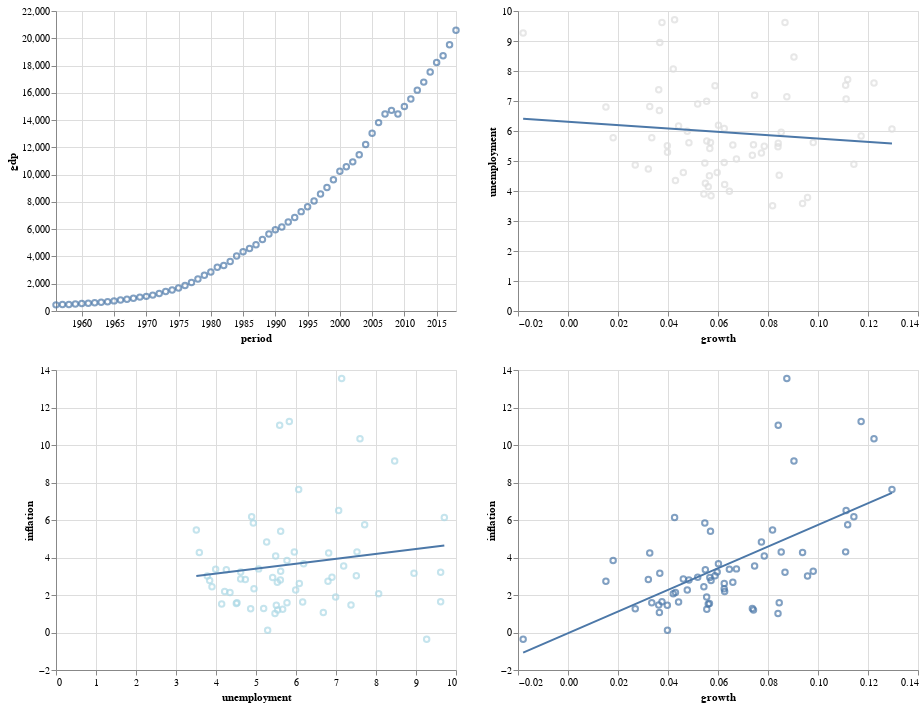

Notebook source saved alongside this figure:
### Code cell
brush = alt.selection_interval(encodings=['x'])
timeline = ch.mark_point().encode(x='period', y='gdp').add_selection(brush)
reg_philips = ch.transform_filter(brush).encode(x='unemployment', y='inflation').transform_regression('unemployment', 'inflation').mark_line()
philips = ch.mark_point().encode(x='unemployment', y='inflation', color=alt.condition(brush, alt.value("lightblue"), alt.value('lightgray')))

reg_okun = ch.transform_filter(brush).encode(x='growth', y='unemployment').transform_regression('growth', 'unemployment').mark_line()
okun = ch.mark_point().encode(x='growth', y='unemployment', color=alt.condition(brush, alt.value("default"), alt.value('lightgray')))

reg_gg = ch.transform_filter(brush).encode(x='growth', y='inflation').transform_regression('growth', 'inflation').mark_line()
gg = ch.mark_point().encode(x='growth', y='inflation', color=alt.condition(brush, alt.value("default"), alt.value('lightgray')))

timeline & (philips+reg_philips) | (okun + reg_okun) & (reg_gg+gg)

### Figure 1 — Vega-Lite specification as saved in the notebook (floating-point values rounded to 4 significant figures)
{"config": {"view": {"continuousWidth": 400, "continuousHeight": 300}}, "hconcat": [{"vconcat": [{"mark": "point", "encoding": {"x": {"type": "temporal", "field": "period"}, "y": {"type": "quantitative", "field": "gdp"}}, "selection": {"selector030": {"type": "interval", "encodings": ["x"]}}}, {"layer": [{"mark": "point", "encoding": {"color": {"condition": {"value": "lightblue", "selection": "selector030"}, "value": "lightgray"}, "x": {"type": "quantitative", "field": "unemployment"}, "y": {"type": "quantitative", "field": "inflation"}}}, {"mark": "line", "encoding": {"x": {"type": "quantitative", "field": "unemployment"}, "y": {"type": "quantitative", "field": "inflation"}}, "transform": [{"filter": {"selection": "selector030"}}, {"on": "unemployment", "regression": "inflation"}]}]}]}, {"vconcat": [{"layer": [{"mark": "point", "encoding": {"color": {"condition": {"value": "default", "selection": "selector030"}, "value": "lightgray"}, "x": {"type": "quantitative", "field": "growth"}, "y": {"type": "quantitative", "field": "unemployment"}}}, {"mark": "line", "encoding": {"x": {"type": "quantitative", "field": "growth"}, "y": {"type": "quantitative", "field": "unemployment"}}, "transform": [{"filter": {"selection": "selector030"}}, {"on": "growth", "regression": "unemployment"}]}]}, {"layer": [{"mark": "line", "encoding": {"x": {"type": "quantitative", "field": "growth"}, "y": {"type": "quantitative", "field": "inflation"}}, "transform": [{"filter": {"selection": "selector030"}}, {"on": "growth", "regression": "inflation"}]}, {"mark": "point", "encoding": {"color": {"condition": {"value": "default", "selection": "selector030"}, "value": "lightgray"}, "x": {"type": "quantitative", "field": "growth"}, "y": {"type": "quantitative", "field": "inflation"}}}]}]}], "data": {"name": "data-d27aa328caba87d805c940db2ea256c1"}, "$schema": "https://vega.github.io/schema/vega-lite/v4.0.2.json", "datasets": {"data-d27aa328caba87d805c940db2ea256c1": [{"unemployment": 4.142, "growth": 0.05611, "inflation": 1.525, "gdp": 449.4, "period": "1956-01-01T00:00:00"}, {"unemployment": 4.258, "growth": 0.05494, "inflation": 3.342, "gdp": 474.0, "period": "1957-01-01T00:00:00"}, {"unemployment": 6.8, "growth": 0.01517, "inflation": 2.729, "gdp": 481.2, "period": "1958-01-01T00:00:00"}, {"unemployment": 5.475, "growth": 0.08401, "inflation": 1.011, "gdp": 521.7, "period": "1959-01-01T00:00:00"}, {"unemployment": 5.508, "growth": 0.03974, "inflation": 1.458, "gdp": 542.4, "period": "1960-01-01T00:00:00"}, {"unemployment": 6.683, "growth": 0.03656, "inflation": 1.071, "gdp": 562.2, "period": "1961-01-01T00:00:00"}, {"unemployment": 5.542, "growth": 0.07419, "inflation": 1.199, "gdp": 603.9, "period": "1962-01-01T00:00:00"}, {"unemployment": 5.667, "growth": 0.05552, "inflation": 1.24, "gdp": 637.5, "period": "1963-01-01T00:00:00"}, {"unemployment": 5.192, "growth": 0.07375, "inflation": 1.279, "gdp": 684.5, "period": "1964-01-01T00:00:00"}, {"unemployment": 4.525, "growth": 0.08449, "inflation": 1.585, "gdp": 742.3, "period": "1965-01-01T00:00:00"}, {"unemployment": 3.783, "growth": 0.09582, "inflation": 3.015, "gdp": 813.4, "period": "1966-01-01T00:00:00"}, {"unemployment": 3.842, "growth": 0.05722, "inflation": 2.773, "gdp": 860.0, "period": "1967-01-01T00:00:00"}, {"unemployment": 3.583, "growth": 0.09383, "inflation": 4.272, "gdp": 940.6, "period": "1968-01-01T00:00:00"}, {"unemployment": 3.508, "growth": 0.08183, "inflation": 5.462, "gdp": 1018.0, "period": "1969-01-01T00:00:00"}, {"unemployment": 4.933, "growth": 0.05473, "inflation": 5.838, "gdp": 1073.0, "period": "1970-01-01T00:00:00"}, {"unemployment": 5.958, "growth": 0.08529, "inflation": 4.293, "gdp": 1165.0, "period": "1971-01-01T00:00:00"}, {"unemployment": 5.617, "growth": 0.09809, "inflation": 3.272, "gdp": 1279.0, "period": "1972-01-01T00:00:00"}, {"unemployment": 4.892, "growth": 0.1143, "inflation": 6.178, "gdp": 1425.0, "period": "1973-01-01T00:00:00"}, {"unemployment": 5.592, "growth": 0.08409, "inflation": 11.05, "gdp": 1545.0, "period": "1974-01-01T00:00:00"}, {"unemployment": 8.467, "growth": 0.09038, "inflation": 9.143, "gdp": 1685.0, "period": "1975-01-01T00:00:00"}, {"unemployment": 7.717, "growth": 0.1119, "inflation": 5.745, "gdp": 1873.0, "period": "1976-01-01T00:00:00"}, {"unemployment": 7.067, "growth": 0.1112, "inflation": 6.502, "gdp": 2082.0, "period": "1977-01-01T00:00:00"}, {"unemployment": 6.067, "growth": 0.1296, "inflation": 7.631, "gdp": 2352.0, "period": "1978-01-01T00:00:00"}, {"unemployment": 5.833, "growth": 0.1173, "inflation": 11.25, "gdp": 2627.0, "period": "1979-01-01T00:00:00"}, {"unemployment": 7.142, "growth": 0.08753, "inflation": 13.55, "gdp": 2857.0, "period": "1980-01-01T00:00:00"}, {"unemployment": 7.6, "growth": 0.1224, "inflation": 10.33, "gdp": 3207.0, "period": "1981-01-01T00:00:00"}, {"unemployment": 9.708, "growth": 0.04264, "inflation": 6.131, "gdp": 3344.0, "period": "1982-01-01T00:00:00"}, {"unemployment": 9.617, "growth": 0.0868, "inflation": 3.212, "gdp": 3634.0, "period": "1983-01-01T00:00:00"}, {"unemployment": 7.525, "growth": 0.1111, "inflation": 4.301, "gdp": 4038.0, "period": "1984-01-01T00:00:00"}, {"unemployment": 7.192, "growth": 0.07464, "inflation": 3.546, "gdp": 4339.0, "period": "1985-01-01T00:00:00"}, {"unemployment": 6.992, "growth": 0.05546, "inflation": 1.898, "gdp": 4580.0, "period": "1986-01-01T00:00:00"}, {"unemployment": 6.192, "growth": 0.06018, "inflation": 3.665, "gdp": 4855.0, "period": "1987-01-01T00:00:00"}, {"unemployment": 5.492, "growth": 0.07852, "inflation": 4.078, "gdp": 5236.0, "period": "1988-01-01T00:00:00"}, {"unemployment": 5.267, "growth": 0.07737, "inflation": 4.827, "gdp": 5642.0, "period": "1989-01-01T00:00:00"}, {"unemployment": 5.617, "growth": 0.057, "inflation": 5.398, "gdp": 5963.0, "period": "1990-01-01T00:00:00"}, {"unemployment": 6.817, "growth": 0.0327, "inflation": 4.235, "gdp": 6158.0, "period": "1991-01-01T00:00:00"}, {"unemployment": 7.508, "growth": 0.05882, "inflation": 3.029, "gdp": 6520.0, "period": "1992-01-01T00:00:00"}, {"unemployment": 6.9, "growth": 0.05187, "inflation": 2.952, "gdp": 6859.0, "period": "1993-01-01T00:00:00"}, {"unemployment": 6.083, "growth": 0.0625, "inflation": 2.607, "gdp": 7287.0, "period": "1994-01-01T00:00:00"}, {"unemployment": 5.608, "growth": 0.04837, "inflation": 2.805, "gdp": 7640.0, "period": "1995-01-01T00:00:00"}, {"unemployment": 5.417, "growth": 0.05673, "inflation": 2.931, "gdp": 8073.0, "period": "1996-01-01T00:00:00"}, {"unemployment": 4.95, "growth": 0.06248, "inflation": 2.338, "gdp": 8578.0, "period": "1997-01-01T00:00:00"}, {"unemployment": 4.508, "growth": 0.05657, "inflation": 1.552, "gdp": 9063.0, "period": "1998-01-01T00:00:00"}, {"unemployment": 4.217, "growth": 0.06266, "inflation": 2.188, "gdp": 9631.0, "period": "1999-01-01T00:00:00"}, {"unemployment": 3.992, "growth": 0.06455, "inflation": 3.377, "gdp": 10250.0, "period": "2000-01-01T00:00:00"}, {"unemployment": 4.733, "growth": 0.03214, "inflation": 2.826, "gdp": 10580.0, "period": "2001-01-01T00:00:00"}, {"unemployment": 5.775, "growth": 0.03351, "inflation": 1.586, "gdp": 10940.0, "period": "2002-01-01T00:00:00"}, {"unemployment": 5.992, "growth": 0.04771, "inflation": 2.27, "gdp": 11460.0, "period": "2003-01-01T00:00:00"}, {"unemployment": 5.533, "growth": 0.06593, "inflation": 2.677, "gdp": 12210.0, "period": "2004-01-01T00:00:00"}, {"unemployment": 5.067, "growth": 0.06738, "inflation": 3.393, "gdp": 13040.0, "period": "2005-01-01T00:00:00"}, {"unemployment": 4.617, "growth": 0.05968, "inflation": 3.226, "gdp": 13810.0, "period": "2006-01-01T00:00:00"}, {"unemployment": 4.617, "growth": 0.04613, "inflation": 2.853, "gdp": 14450.0, "period": "2007-01-01T00:00:00"}, {"unemployment": 5.775, "growth": 0.01806, "inflation": 3.839, "gdp": 14710.0, "period": "2008-01-01T00:00:00"}, {"unemployment": 9.267, "growth": -0.01794, "inflation": -0.3555, "gdp": 14450.0, "period": "2009-01-01T00:00:00"}, {"unemployment": 9.617, "growth": 0.03759, "inflation": 1.64, "gdp": 14990.0, "period": "2010-01-01T00:00:00"}, {"unemployment": 8.95, "growth": 0.03672, "inflation": 3.157, "gdp": 15540.0, "period": "2011-01-01T00:00:00"}, {"unemployment": 8.067, "growth": 0.04211, "inflation": 2.069, "gdp": 16200.0, "period": "2012-01-01T00:00:00"}, {"unemployment": 7.375, "growth": 0.03629, "inflation": 1.465, "gdp": 16780.0, "period": "2013-01-01T00:00:00"}, {"unemployment": 6.167, "growth": 0.04423, "inflation": 1.622, "gdp": 17530.0, "period": "2014-01-01T00:00:00"}, {"unemployment": 5.292, "growth": 0.0398, "inflation": 0.1186, "gdp": 18220.0, "period": "2015-01-01T00:00:00"}, {"unemployment": 4.867, "growth": 0.0269, "inflation": 1.262, "gdp": 18720.0, "period": "2016-01-01T00:00:00"}, {"unemployment": 4.35, "growth": 0.04298, "inflation": 2.13, "gdp": 19520.0, "period": "2017-01-01T00:00:00"}, {"unemployment": 3.9, "growth": 0.05435, "inflation": 2.443, "gdp": 20580.0, "period": "2018-01-01T00:00:00"}]}}
